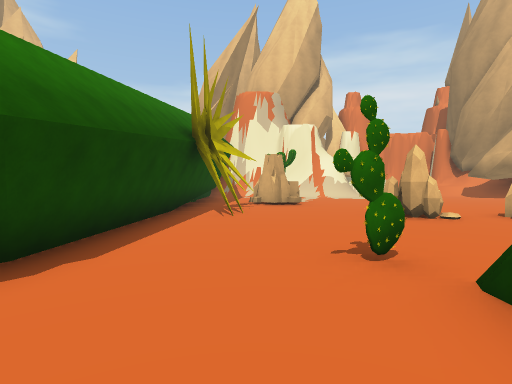
view 1 (above)

21 first-person views from a walk through a 3-D level made in the Unity game engine. The camera is 1.5 m above the floor, tilts 2° down and sees 80° across. The floor is counted in squares, 2 m on a side. Each view is taken from the middle of a square. On the plan, view 1 faces up. The plan holds only what a view shows up to about 10 squares ahead; the rest is blank. The place goes on beyond the plan. The player character is not drawn.

view 2
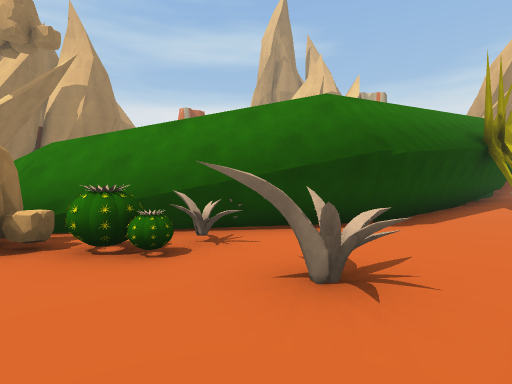

view 3
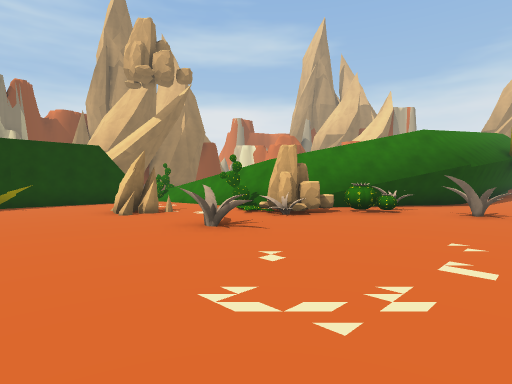

view 4
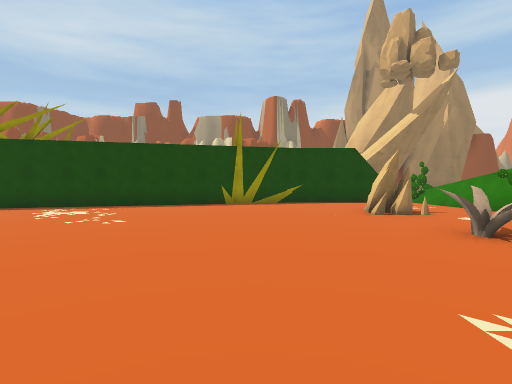

view 5
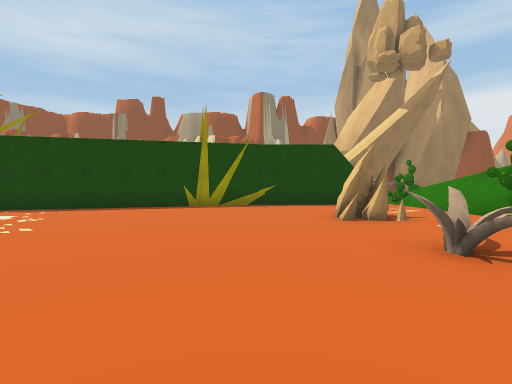

view 6
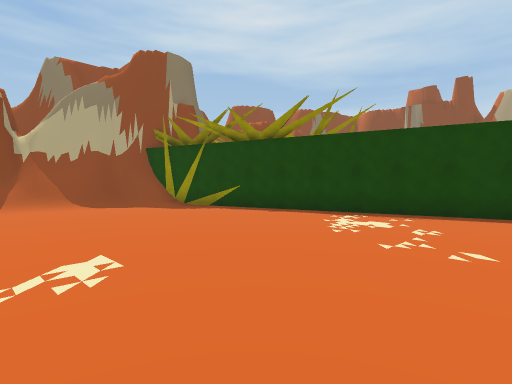

view 7
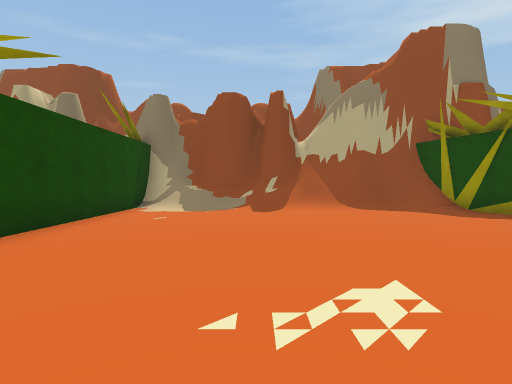

view 8
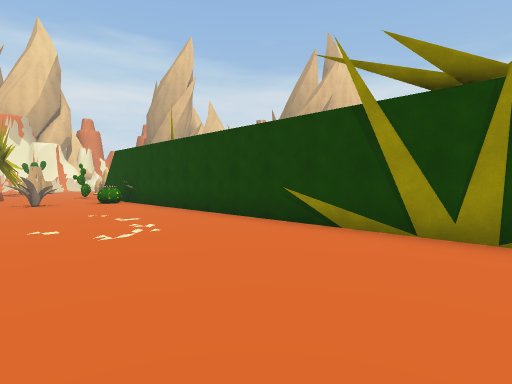

view 9
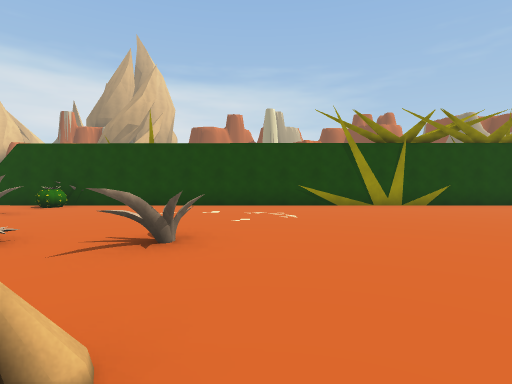

view 10
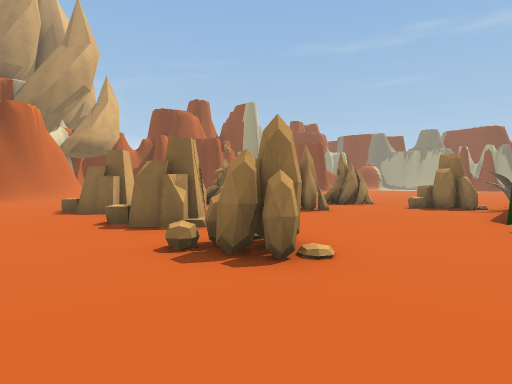

view 11
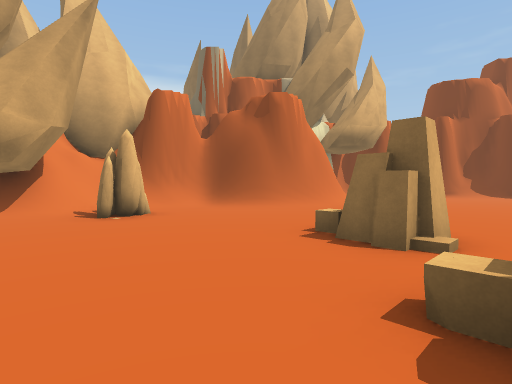

view 12
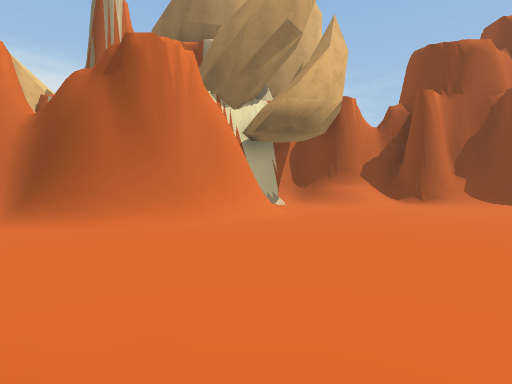

view 13
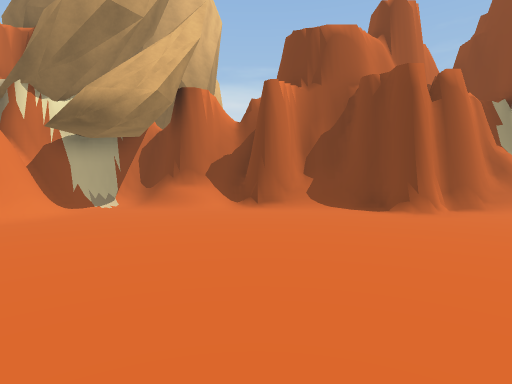

view 14
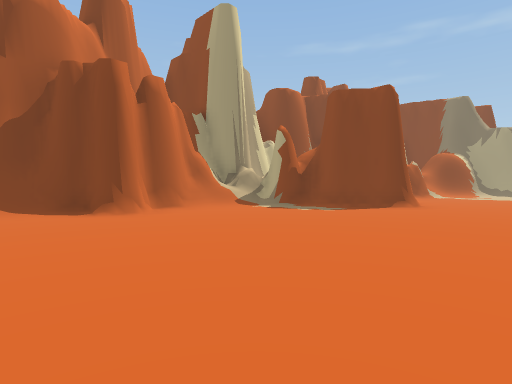

view 15
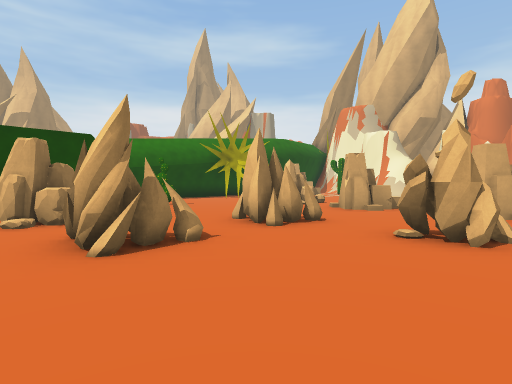

view 16
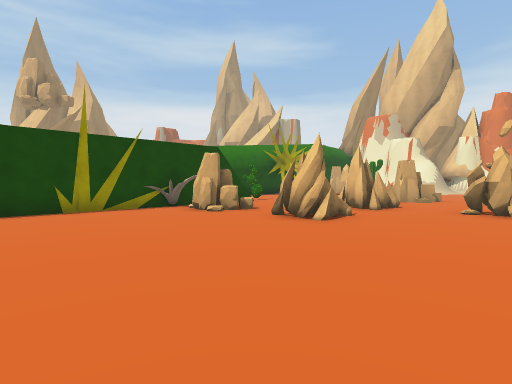

view 17
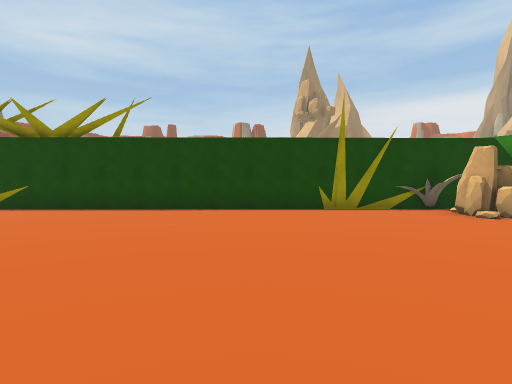

view 18
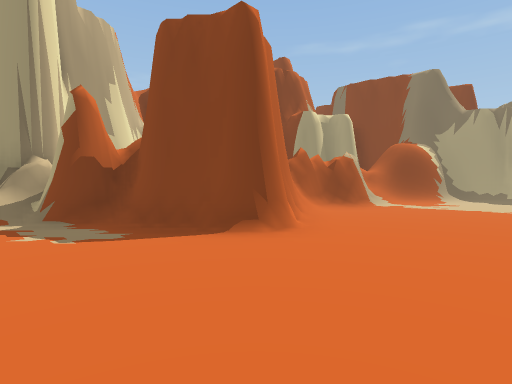

view 19
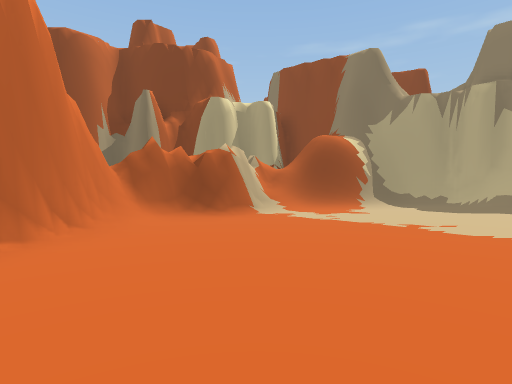

view 20
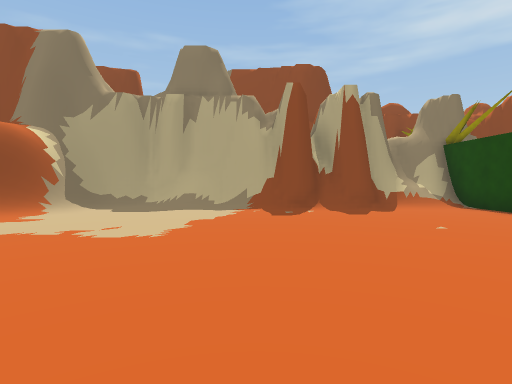

view 21
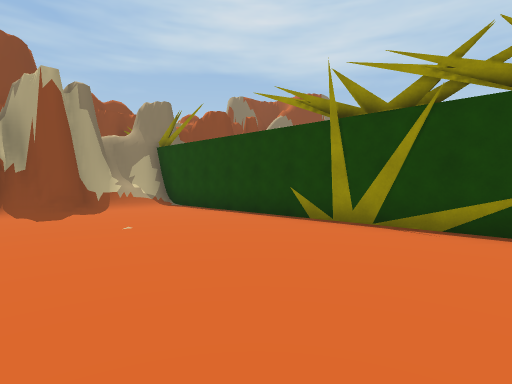

### Floor plan
Key: @ floor where view 1 was taken; # wall or solid block; . floor; / step, stairs or slope; ^ raised ledge; R rock; C cactus; O other object.
Columns run from 11 left of view 1 to 20 right of it. Each row starts with its distance up from view 1.
 14                        #/##
 13                       .#//#
 12                     ...///^
 11             R      ...RR/##
 10          #.RR..  ......../#
  9          #.............../#
  8          ##............../#
  7          ##...RR.RR.RR.../#
  6          #....R//R..R..../#####
  5          #................/##/##
  4          #..................../#
  3          #..C....RR.R........//#
  2         ##...#...R..R........//^
  1        ##....#...............//^
  0        OO.O@.#RR.R.........../##
 -1      ##^COO.COR..R.........../#
 -2   ####RC....#................/#
 -3 C^##C.RR....#.............../##
 -4 ^.....R.....#...............##
 -5 #  ....O....#.............../#
 -6 #..RR.OO....#.............../#
 -7 #...........#.............../#
 -8 #...........#....... ......//#
 -9 #...........#......  ...../###
-10 ##..........#.....   ....###
-11  #..........#...    .....#
-12  #..........#............##
-13  #..........#............/#
-14  ##.........#.............#
-15   #.........#............/#
-16   #.........#............/#
-17   #.........#............/#
-18   ##........#............/#
-19    #........##........../##
-20    #/.//.....#..........##
-21    ##/#//////#/#####////#
-22     ############   ######

Where each view was taken, in squares from view 1:
view 1: 0 up, 0 right, facing up
view 2: 3 down, 0 right, facing up-left
view 3: 9 down, 0 right, facing up-left
view 4: 9 down, 0 right, facing left
view 5: 8 down, 1 left, facing left
view 6: 11 down, 2 left, facing down-left
view 7: 12 down, 2 left, facing down
view 8: 12 down, 3 left, facing up-right
view 9: 7 down, 8 left, facing right
view 10: 9 up, 1 right, facing down-right
view 11: 8 up, 5 right, facing right
view 12: 5 up, 9 right, facing right
view 13: 0 up, 10 right, facing right
view 14: 1 down, 10 right, facing down-right
view 15: 2 down, 10 right, facing up-left
view 16: 6 down, 10 right, facing up-left
view 17: 6 down, 10 right, facing left
view 18: 7 down, 10 right, facing down-right
view 19: 11 down, 9 right, facing down-right
view 20: 12 down, 8 right, facing down
view 21: 12 down, 7 right, facing down-left
